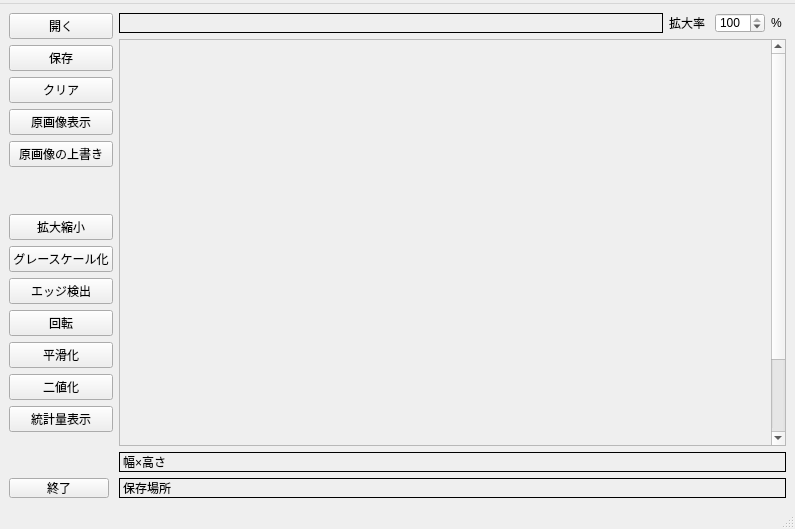
<?xml version="1.0" encoding="UTF-8"?>
<ui version="4.0">
 <class>MainWindow</class>
 <widget class="QMainWindow" name="MainWindow">
  <property name="geometry">
   <rect>
    <x>0</x>
    <y>0</y>
    <width>795</width>
    <height>529</height>
   </rect>
  </property>
  <property name="windowTitle">
   <string>画像処理GUI</string>
  </property>
  <widget class="QWidget" name="centralwidget">
   <layout class="QGridLayout" name="gridLayout_3">
    <item row="0" column="0">
     <layout class="QGridLayout" name="gridLayout">
      <item row="0" column="0">
       <layout class="QVBoxLayout" name="verticalLayout_3">
        <item>
         <widget class="QPushButton" name="openButton">
          <property name="text">
           <string>開く</string>
          </property>
          <property name="shortcut">
           <string>Ctrl+O</string>
          </property>
         </widget>
        </item>
        <item>
         <widget class="QPushButton" name="saveButton">
          <property name="text">
           <string>保存</string>
          </property>
          <property name="shortcut">
           <string>Ctrl+S</string>
          </property>
         </widget>
        </item>
        <item>
         <widget class="QPushButton" name="clearButton">
          <property name="text">
           <string>クリア</string>
          </property>
          <property name="shortcut">
           <string>Del</string>
          </property>
         </widget>
        </item>
        <item>
         <widget class="QPushButton" name="srcshow">
          <property name="text">
           <string>原画像表示</string>
          </property>
          <property name="shortcut">
           <string>Ctrl+Z</string>
          </property>
         </widget>
        </item>
        <item>
         <widget class="QPushButton" name="changeSrcButton">
          <property name="text">
           <string>原画像の上書き</string>
          </property>
         </widget>
        </item>
        <item>
         <spacer name="verticalSpacer">
          <property name="orientation">
           <enum>Qt::Vertical</enum>
          </property>
          <property name="sizeHint" stdset="0">
           <size>
            <width>20</width>
            <height>40</height>
           </size>
          </property>
         </spacer>
        </item>
        <item>
         <widget class="QPushButton" name="kakudai">
          <property name="text">
           <string>拡大縮小</string>
          </property>
          <property name="shortcut">
           <string>Ctrl+W</string>
          </property>
         </widget>
        </item>
        <item>
         <widget class="QPushButton" name="grayscale">
          <property name="text">
           <string>グレースケール化</string>
          </property>
          <property name="shortcut">
           <string>Ctrl+G</string>
          </property>
         </widget>
        </item>
        <item>
         <widget class="QPushButton" name="edge">
          <property name="text">
           <string>エッジ検出</string>
          </property>
          <property name="shortcut">
           <string>Ctrl+E</string>
          </property>
         </widget>
        </item>
        <item>
         <widget class="QPushButton" name="rotate">
          <property name="text">
           <string>回転</string>
          </property>
          <property name="shortcut">
           <string>Ctrl+R</string>
          </property>
         </widget>
        </item>
        <item>
         <widget class="QPushButton" name="filtering">
          <property name="text">
           <string>平滑化</string>
          </property>
          <property name="shortcut">
           <string>Ctrl+B</string>
          </property>
         </widget>
        </item>
        <item>
         <widget class="QPushButton" name="nitika">
          <property name="text">
           <string>二値化</string>
          </property>
          <property name="shortcut">
           <string>Ctrl+N</string>
          </property>
         </widget>
        </item>
        <item>
         <widget class="QPushButton" name="toukeiButton">
          <property name="text">
           <string>統計量表示</string>
          </property>
          <property name="shortcut">
           <string>Ctrl+T</string>
          </property>
         </widget>
        </item>
        <item>
         <spacer name="verticalSpacer_2">
          <property name="orientation">
           <enum>Qt::Vertical</enum>
          </property>
          <property name="sizeHint" stdset="0">
           <size>
            <width>20</width>
            <height>40</height>
           </size>
          </property>
         </spacer>
        </item>
       </layout>
      </item>
      <item row="1" column="0">
       <widget class="QPushButton" name="QuitButton">
        <property name="maximumSize">
         <size>
          <width>100</width>
          <height>20</height>
         </size>
        </property>
        <property name="text">
         <string>終了</string>
        </property>
        <property name="shortcut">
         <string>Ctrl+Q</string>
        </property>
        <property name="autoExclusive">
         <bool>false</bool>
        </property>
       </widget>
      </item>
     </layout>
    </item>
    <item row="0" column="2">
     <layout class="QHBoxLayout" name="horizontalLayout_3"/>
    </item>
    <item row="0" column="3">
     <layout class="QVBoxLayout" name="verticalLayout_2">
      <item>
       <layout class="QHBoxLayout" name="horizontalLayout_4">
        <item>
         <widget class="QLabel" name="doname">
          <property name="minimumSize">
           <size>
            <width>0</width>
            <height>20</height>
           </size>
          </property>
          <property name="frameShape">
           <enum>QFrame::Box</enum>
          </property>
          <property name="text">
           <string/>
          </property>
         </widget>
        </item>
        <item>
         <widget class="QLabel" name="label">
          <property name="maximumSize">
           <size>
            <width>40</width>
            <height>16777215</height>
           </size>
          </property>
          <property name="text">
           <string>拡大率</string>
          </property>
         </widget>
        </item>
        <item>
         <widget class="QSpinBox" name="spinBox_2">
          <property name="maximumSize">
           <size>
            <width>50</width>
            <height>20</height>
           </size>
          </property>
          <property name="minimum">
           <number>1</number>
          </property>
          <property name="maximum">
           <number>100</number>
          </property>
          <property name="singleStep">
           <number>10</number>
          </property>
          <property name="value">
           <number>100</number>
          </property>
         </widget>
        </item>
        <item>
         <widget class="QLabel" name="label_2">
          <property name="minimumSize">
           <size>
            <width>0</width>
            <height>0</height>
           </size>
          </property>
          <property name="maximumSize">
           <size>
            <width>15</width>
            <height>16777215</height>
           </size>
          </property>
          <property name="text">
           <string>%</string>
          </property>
         </widget>
        </item>
       </layout>
      </item>
      <item>
       <widget class="QScrollArea" name="scrollArea">
        <property name="sizePolicy">
         <sizepolicy hsizetype="Expanding" vsizetype="Expanding">
          <horstretch>0</horstretch>
          <verstretch>0</verstretch>
         </sizepolicy>
        </property>
        <property name="inputMethodHints">
         <set>Qt::ImhNone</set>
        </property>
        <property name="verticalScrollBarPolicy">
         <enum>Qt::ScrollBarAsNeeded</enum>
        </property>
        <property name="horizontalScrollBarPolicy">
         <enum>Qt::ScrollBarAsNeeded</enum>
        </property>
        <property name="sizeAdjustPolicy">
         <enum>QAbstractScrollArea::AdjustToContents</enum>
        </property>
        <property name="widgetResizable">
         <bool>false</bool>
        </property>
        <property name="alignment">
         <set>Qt::AlignLeading|Qt::AlignLeft|Qt::AlignTop</set>
        </property>
        <widget class="QWidget" name="scrollAreaWidgetContents">
         <property name="geometry">
          <rect>
           <x>0</x>
           <y>0</y>
           <width>600</width>
           <height>500</height>
          </rect>
         </property>
         <widget class="QLabel" name="Image">
          <property name="geometry">
           <rect>
            <x>0</x>
            <y>0</y>
            <width>211</width>
            <height>161</height>
           </rect>
          </property>
          <property name="sizePolicy">
           <sizepolicy hsizetype="Minimum" vsizetype="Minimum">
            <horstretch>0</horstretch>
            <verstretch>0</verstretch>
           </sizepolicy>
          </property>
          <property name="font">
           <font>
            <pointsize>15</pointsize>
           </font>
          </property>
          <property name="inputMethodHints">
           <set>Qt::ImhNone</set>
          </property>
          <property name="frameShadow">
           <enum>QFrame::Sunken</enum>
          </property>
          <property name="text">
           <string/>
          </property>
          <property name="scaledContents">
           <bool>true</bool>
          </property>
          <property name="alignment">
           <set>Qt::AlignLeading|Qt::AlignLeft|Qt::AlignTop</set>
          </property>
          <property name="wordWrap">
           <bool>false</bool>
          </property>
         </widget>
        </widget>
       </widget>
      </item>
      <item>
       <layout class="QGridLayout" name="gridLayout_4">
        <item row="1" column="0">
         <widget class="QLabel" name="file">
          <property name="minimumSize">
           <size>
            <width>0</width>
            <height>20</height>
           </size>
          </property>
          <property name="maximumSize">
           <size>
            <width>16777215</width>
            <height>20</height>
           </size>
          </property>
          <property name="frameShape">
           <enum>QFrame::Box</enum>
          </property>
          <property name="text">
           <string>保存場所 </string>
          </property>
         </widget>
        </item>
        <item row="0" column="0">
         <widget class="QLabel" name="sizeLabel">
          <property name="maximumSize">
           <size>
            <width>16777215</width>
            <height>20</height>
           </size>
          </property>
          <property name="frameShape">
           <enum>QFrame::Box</enum>
          </property>
          <property name="text">
           <string>幅×高さ</string>
          </property>
         </widget>
        </item>
       </layout>
      </item>
      <item>
       <layout class="QHBoxLayout" name="horizontalLayout_2"/>
      </item>
     </layout>
    </item>
   </layout>
  </widget>
  <widget class="QStatusBar" name="statusbar"/>
  <widget class="QMenuBar" name="menubar">
   <property name="geometry">
    <rect>
     <x>0</x>
     <y>0</y>
     <width>795</width>
     <height>21</height>
    </rect>
   </property>
   <widget class="QMenu" name="menu">
    <property name="title">
     <string/>
    </property>
   </widget>
   <addaction name="menu"/>
  </widget>
 </widget>
 <resources/>
 <connections>
  <connection>
   <sender>QuitButton</sender>
   <signal>clicked()</signal>
   <receiver>MainWindow</receiver>
   <slot>close()</slot>
   <hints>
    <hint type="sourcelabel">
     <x>65</x>
     <y>444</y>
    </hint>
    <hint type="destinationlabel">
     <x>3</x>
     <y>127</y>
    </hint>
   </hints>
  </connection>
 </connections>
 <slots>
  <slot>on_openButton_released()</slot>
 </slots>
</ui>
